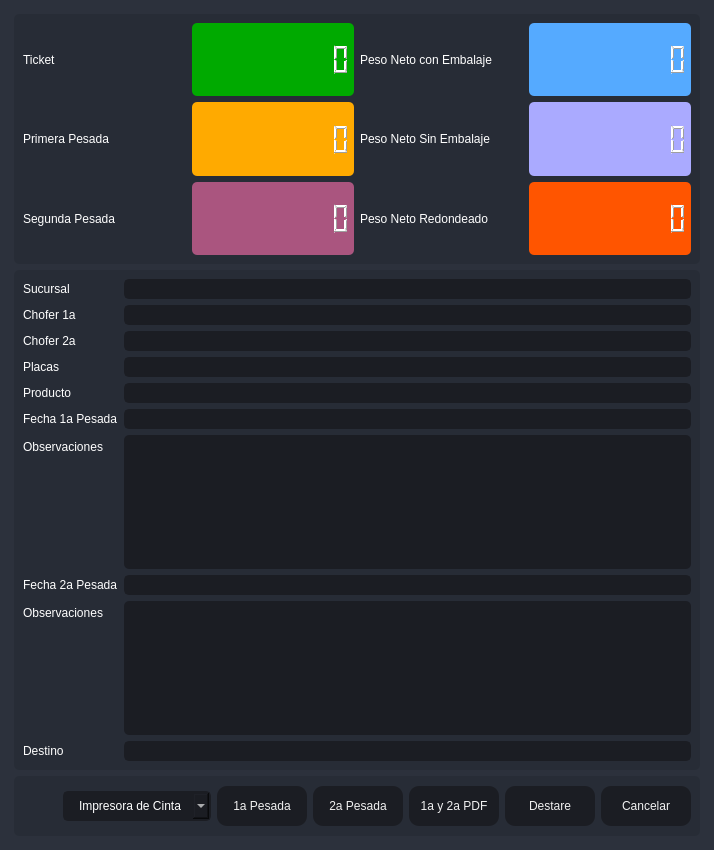
       <widget class="QFrame" name="frame_center">
        <property name="sizePolicy">
         <sizepolicy hsizetype="Expanding" vsizetype="Expanding">
          <horstretch>0</horstretch>
          <verstretch>0</verstretch>
         </sizepolicy>
        </property>
        <property name="styleSheet">
         <string notr="true">background-color: rgb(40, 44, 52);</string>
        </property>
        <property name="frameShape">
         <enum>QFrame::NoFrame</enum>
        </property>
        <property name="frameShadow">
         <enum>QFrame::Raised</enum>
        </property>
        <layout class="QHBoxLayout" name="horizontalLayout_2">
         <property name="spacing">
          <number>0</number>
         </property>
         <property name="leftMargin">
          <number>0</number>
         </property>
         <property name="topMargin">
          <number>0</number>
         </property>
         <property name="rightMargin">
          <number>0</number>
         </property>
         <property name="bottomMargin">
          <number>0</number>
         </property>
         <item>
          <widget class="QFrame" name="frame_content_right">
           <property name="styleSheet">
            <string notr="true">background-color: rgb(44, 49, 60);</string>
           </property>
           <property name="frameShape">
            <enum>QFrame::NoFrame</enum>
           </property>
           <property name="frameShadow">
            <enum>QFrame::Raised</enum>
           </property>
           <layout class="QVBoxLayout" name="verticalLayout_4">
            <property name="spacing">
             <number>0</number>
            </property>
            <property name="leftMargin">
             <number>0</number>
            </property>
            <property name="topMargin">
             <number>0</number>
            </property>
            <property name="rightMargin">
             <number>0</number>
            </property>
            <property name="bottomMargin">
             <number>0</number>
            </property>
            <item>
             <widget class="QFrame" name="frame_content">
              <property name="frameShape">
               <enum>QFrame::NoFrame</enum>
              </property>
              <property name="frameShadow">
               <enum>QFrame::Raised</enum>
              </property>
              <layout class="QVBoxLayout" name="verticalLayout_9">
               <property name="spacing">
                <number>0</number>
               </property>
               <property name="leftMargin">
                <number>5</number>
               </property>
               <property name="topMargin">
                <number>5</number>
               </property>
               <property name="rightMargin">
                <number>5</number>
               </property>
               <property name="bottomMargin">
                <number>5</number>
               </property>
               <item>
                <widget class="QStackedWidget" name="stackedWidget">
                 <property name="styleSheet">
                  <string notr="true">background: transparent;</string>
                 </property>
                 <property name="currentIndex">
                  <number>0</number>
                 </property>
                 <widget class="QWidget" name="page_home">
                  <layout class="QVBoxLayout" name="verticalLayout_10">
                   <item>
                    <widget class="QFrame" name="frame">
                     <property name="minimumSize">
                      <size>
                       <width>0</width>
                       <height>250</height>
                      </size>
                     </property>
                     <property name="maximumSize">
                      <size>
                       <width>16777215</width>
                       <height>250</height>
                      </size>
                     </property>
                     <property name="styleSheet">
                      <string notr="true">background-color: rgb(39, 44, 54);
border-radius: 5px;</string>
                     </property>
                     <property name="frameShape">
                      <enum>QFrame::StyledPanel</enum>
                     </property>
                     <property name="frameShadow">
                      <enum>QFrame::Raised</enum>
                     </property>
                     <layout class="QHBoxLayout" name="horizontalLayout_6">
                      <item>
                       <layout class="QGridLayout" name="gridLayout_2">
                        <item row="1" column="2">
                         <widget class="QLabel" name="label_5">
                          <property name="styleSheet">
                           <string notr="true">color: rgb(255, 255, 255);
font: 75 12pt &quot;MS Shell Dlg 2&quot;;</string>
                          </property>
                          <property name="text">
                           <string>Peso Neto Sin Embalaje</string>
                          </property>
                         </widget>
                        </item>
                        <item row="1" column="1">
                         <widget class="QLCDNumber" name="lcdNumber_3">
                          <property name="styleSheet">
                           <string notr="true">color: rgb(255, 255, 255);
background-color: rgb(255, 170, 0);</string>
                          </property>
                          <property name="digitCount">
                           <number>10</number>
                          </property>
                         </widget>
                        </item>
                        <item row="1" column="3">
                         <widget class="QLCDNumber" name="lcdNumber_4">
                          <property name="styleSheet">
                           <string notr="true">color: rgb(255, 255, 255);
background-color: rgb(170, 170, 255);</string>
                          </property>
                          <property name="digitCount">
                           <number>10</number>
                          </property>
                         </widget>
                        </item>
                        <item row="0" column="3">
                         <widget class="QLCDNumber" name="lcdNumber_1">
                          <property name="styleSheet">
                           <string notr="true">color: rgb(255, 255, 255);
background-color: rgb(85, 170, 255);</string>
                          </property>
                          <property name="digitCount">
                           <number>10</number>
                          </property>
                         </widget>
                        </item>
                        <item row="2" column="3">
                         <widget class="QLCDNumber" name="lcdNumber_6">
                          <property name="styleSheet">
                           <string notr="true">color: rgb(255, 255, 255);
background-color: rgb(255, 85, 0);</string>
                          </property>
                          <property name="digitCount">
                           <number>10</number>
                          </property>
                         </widget>
                        </item>
                        <item row="0" column="0">
                         <widget class="QLabel" name="label_2">
                          <property name="styleSheet">
                           <string notr="true">color: rgb(255, 255, 255);
font: 75 12pt &quot;MS Shell Dlg 2&quot;;</string>
                          </property>
                          <property name="text">
                           <string>Ticket</string>
                          </property>
                         </widget>
                        </item>
                        <item row="1" column="0">
                         <widget class="QLabel" name="label_4">
                          <property name="styleSheet">
                           <string notr="true">color: rgb(255, 255, 255);
font: 75 12pt &quot;MS Shell Dlg 2&quot;;</string>
                          </property>
                          <property name="text">
                           <string>Primera Pesada</string>
                          </property>
                         </widget>
                        </item>
                        <item row="0" column="1">
                         <widget class="QLCDNumber" name="lcdNumber_9">
                          <property name="styleSheet">
                           <string notr="true">color: rgb(255, 255, 255);
background-color: rgb(0, 170, 0);</string>
                          </property>
                          <property name="digitCount">
                           <number>10</number>
                          </property>
                         </widget>
                        </item>
                        <item row="2" column="0">
                         <widget class="QLabel" name="label_6">
                          <property name="styleSheet">
                           <string notr="true">color: rgb(255, 255, 255);
font: 75 12pt &quot;MS Shell Dlg 2&quot;;</string>
                          </property>
                          <property name="text">
                           <string>Segunda Pesada</string>
                          </property>
                         </widget>
                        </item>
                        <item row="0" column="2">
                         <widget class="QLabel" name="label_3">
                          <property name="styleSheet">
                           <string notr="true">color: rgb(255, 255, 255);
font: 75 12pt &quot;MS Shell Dlg 2&quot;;</string>
                          </property>
                          <property name="text">
                           <string>Peso Neto con Embalaje</string>
                          </property>
                         </widget>
                        </item>
                        <item row="2" column="2">
                         <widget class="QLabel" name="label_7">
                          <property name="styleSheet">
                           <string notr="true">color: rgb(255, 255, 255);
font: 75 12pt &quot;MS Shell Dlg 2&quot;;</string>
                          </property>
                          <property name="text">
                           <string>Peso Neto Redondeado</string>
                          </property>
                         </widget>
                        </item>
                        <item row="2" column="1">
                         <widget class="QLCDNumber" name="lcdNumber_7">
                          <property name="styleSheet">
                           <string notr="true">color: rgb(255, 255, 255);
background-color: rgb(170, 85, 127);</string>
                          </property>
                          <property name="digitCount">
                           <number>10</number>
                          </property>
                         </widget>
                        </item>
                       </layout>
                      </item>
                     </layout>
                    </widget>
                   </item>
                   <item>
                    <widget class="QFrame" name="frame_3">
                     <property name="minimumSize">
                      <size>
                       <width>0</width>
                       <height>160</height>
                      </size>
                     </property>
                     <property name="maximumSize">
                      <size>
                       <width>16777215</width>
                       <height>500</height>
                      </size>
                     </property>
                     <property name="styleSheet">
                      <string notr="true">background-color: rgb(39, 44, 54);
border-radius: 5px;</string>
                     </property>
                     <property name="frameShape">
                      <enum>QFrame::StyledPanel</enum>
                     </property>
                     <property name="frameShadow">
                      <enum>QFrame::Raised</enum>
                     </property>
                     <layout class="QVBoxLayout" name="verticalLayout_5">
                      <item>
                       <layout class="QFormLayout" name="formLayout">
                        <item row="0" column="0">
                         <widget class="QLabel" name="label_8">
                          <property name="styleSheet">
                           <string notr="true">color: rgb(255, 255, 255);
font: 75 12pt &quot;MS Shell Dlg 2&quot;;</string>
                          </property>
                          <property name="text">
                           <string>Sucursal</string>
                          </property>
                         </widget>
                        </item>
                        <item row="0" column="1">
                         <widget class="QLineEdit" name="Sucursal">
                          <property name="styleSheet">
                           <string notr="true">QLineEdit {
	background-color: rgb(27, 29, 35);
	border-radius: 5px;
	border: 2px solid rgb(27, 29, 35);
	padding-left: 10px;
	font: 75 12pt &quot;MS Shell Dlg 2&quot;;
	color: rgb(255, 255, 255);
}
QLineEdit:hover {
	border: 2px solid rgb(64, 71, 88);
}
QLineEdit:focus {
	border: 2px solid rgb(91, 101, 124);
}</string>
                          </property>
                          <property name="readOnly">
                           <bool>true</bool>
                          </property>
                         </widget>
                        </item>
                        <item row="1" column="0">
                         <widget class="QLabel" name="label_9">
                          <property name="styleSheet">
                           <string notr="true">color: rgb(255, 255, 255);
font: 75 12pt &quot;MS Shell Dlg 2&quot;;</string>
                          </property>
                          <property name="text">
                           <string>Chofer 1a</string>
                          </property>
                         </widget>
                        </item>
                        <item row="1" column="1">
                         <widget class="QLineEdit" name="Operador">
                          <property name="styleSheet">
                           <string notr="true">QLineEdit {
	background-color: rgb(27, 29, 35);
	border-radius: 5px;
	border: 2px solid rgb(27, 29, 35);
	padding-left: 10px;
	font: 75 12pt &quot;MS Shell Dlg 2&quot;;
	color: rgb(255, 255, 255);
}
QLineEdit:hover {
	border: 2px solid rgb(64, 71, 88);
}
QLineEdit:focus {
	border: 2px solid rgb(91, 101, 124);
}</string>
                          </property>
                          <property name="readOnly">
                           <bool>true</bool>
                          </property>
                         </widget>
                        </item>
                        <item row="3" column="0">
                         <widget class="QLabel" name="label_10">
                          <property name="styleSheet">
                           <string notr="true">color: rgb(255, 255, 255);
font: 75 12pt &quot;MS Shell Dlg 2&quot;;</string>
                          </property>
                          <property name="text">
                           <string>Placas</string>
                          </property>
                         </widget>
                        </item>
                        <item row="3" column="1">
                         <widget class="QLineEdit" name="Placas">
                          <property name="styleSheet">
                           <string notr="true">QLineEdit {
	background-color: rgb(27, 29, 35);
	border-radius: 5px;
	border: 2px solid rgb(27, 29, 35);
	padding-left: 10px;
	font: 75 12pt &quot;MS Shell Dlg 2&quot;;
	color: rgb(255, 255, 255);
}
QLineEdit:hover {
	border: 2px solid rgb(64, 71, 88);
}
QLineEdit:focus {
	border: 2px solid rgb(91, 101, 124);
}</string>
                          </property>
                          <property name="readOnly">
                           <bool>true</bool>
                          </property>
                         </widget>
                        </item>
                        <item row="4" column="0">
                         <widget class="QLabel" name="label_11">
                          <property name="styleSheet">
                           <string notr="true">color: rgb(255, 255, 255);
font: 75 12pt &quot;MS Shell Dlg 2&quot;;</string>
                          </property>
                          <property name="text">
                           <string>Producto</string>
                          </property>
                         </widget>
                        </item>
                        <item row="4" column="1">
                         <widget class="QLineEdit" name="Producto">
                          <property name="styleSheet">
                           <string notr="true">QLineEdit {
	background-color: rgb(27, 29, 35);
	border-radius: 5px;
	border: 2px solid rgb(27, 29, 35);
	padding-left: 10px;
	font: 75 12pt &quot;MS Shell Dlg 2&quot;;
	color: rgb(255, 255, 255);
}
QLineEdit:hover {
	border: 2px solid rgb(64, 71, 88);
}
QLineEdit:focus {
	border: 2px solid rgb(91, 101, 124);
}</string>
                          </property>
                          <property name="readOnly">
                           <bool>true</bool>
                          </property>
                         </widget>
                        </item>
                        <item row="5" column="0">
                         <widget class="QLabel" name="label_12">
                          <property name="styleSheet">
                           <string notr="true">color: rgb(255, 255, 255);
font: 75 12pt &quot;MS Shell Dlg 2&quot;;</string>
                          </property>
                          <property name="text">
                           <string>Fecha 1a Pesada</string>
                          </property>
                         </widget>
                        </item>
                        <item row="5" column="1">
                         <widget class="QLineEdit" name="EFecha">
                          <property name="styleSheet">
                           <string notr="true">QLineEdit {
	background-color: rgb(27, 29, 35);
	border-radius: 5px;
	border: 2px solid rgb(27, 29, 35);
	padding-left: 10px;
	font: 75 12pt &quot;MS Shell Dlg 2&quot;;
	color: rgb(255, 255, 255);
}
QLineEdit:hover {
	border: 2px solid rgb(64, 71, 88);
}
QLineEdit:focus {
	border: 2px solid rgb(91, 101, 124);
}</string>
                          </property>
                          <property name="readOnly">
                           <bool>true</bool>
                          </property>
                         </widget>
                        </item>
                        <item row="6" column="0">
                         <widget class="QLabel" name="label_13">
                          <property name="styleSheet">
                           <string notr="true">color: rgb(255, 255, 255);
font: 75 12pt &quot;MS Shell Dlg 2&quot;;</string>
                          </property>
                          <property name="text">
                           <string>Observaciones</string>
                          </property>
                         </widget>
                        </item>
                        <item row="6" column="1">
                         <widget class="QPlainTextEdit" name="ObservacionesCompra">
                          <property name="styleSheet">
                           <string notr="true">QPlainTextEdit {
	background-color: rgb(27, 29, 35);
	border-radius: 5px;
	padding: 10px;
    color: rgb(255, 255, 255);
	font: 75 12pt &quot;MS Shell Dlg 2&quot;;
}
QPlainTextEdit:hover {
	border: 2px solid rgb(64, 71, 88);
}
QPlainTextEdit:focus {
	border: 2px solid rgb(91, 101, 124);
}</string>
                          </property>
                          <property name="readOnly">
                           <bool>true</bool>
                          </property>
                         </widget>
                        </item>
                        <item row="7" column="0">
                         <widget class="QLabel" name="label_14">
                          <property name="styleSheet">
                           <string notr="true">color: rgb(255, 255, 255);
font: 75 12pt &quot;MS Shell Dlg 2&quot;;</string>
                          </property>
                          <property name="text">
                           <string>Fecha 2a Pesada</string>
                          </property>
                         </widget>
                        </item>
                        <item row="7" column="1">
                         <widget class="QLineEdit" name="SFecha">
                          <property name="styleSheet">
                           <string notr="true">QLineEdit {
	background-color: rgb(27, 29, 35);
	border-radius: 5px;
	border: 2px solid rgb(27, 29, 35);
	padding-left: 10px;
	font: 75 12pt &quot;MS Shell Dlg 2&quot;;
	color: rgb(255, 255, 255);
}
QLineEdit:hover {
	border: 2px solid rgb(64, 71, 88);
}
QLineEdit:focus {
	border: 2px solid rgb(91, 101, 124);
}</string>
                          </property>
                          <property name="readOnly">
                           <bool>true</bool>
                          </property>
                         </widget>
                        </item>
                        <item row="8" column="0">
                         <widget class="QLabel" name="label_15">
                          <property name="styleSheet">
                           <string notr="true">color: rgb(255, 255, 255);
font: 75 12pt &quot;MS Shell Dlg 2&quot;;</string>
                          </property>
                          <property name="text">
                           <string>Observaciones</string>
                          </property>
                         </widget>
                        </item>
                        <item row="8" column="1">
                         <widget class="QPlainTextEdit" name="ObservacionesCompra2">
                          <property name="styleSheet">
                           <string notr="true">QPlainTextEdit {
	background-color: rgb(27, 29, 35);
	border-radius: 5px;
	padding: 10px;
    color: rgb(255, 255, 255);
	font: 75 12pt &quot;MS Shell Dlg 2&quot;;
}
QPlainTextEdit:hover {
	border: 2px solid rgb(64, 71, 88);
}
QPlainTextEdit:focus {
	border: 2px solid rgb(91, 101, 124);
}</string>
                          </property>
                          <property name="lineWrapMode">
                           <enum>QPlainTextEdit::WidgetWidth</enum>
                          </property>
                          <property name="readOnly">
                           <bool>true</bool>
                          </property>
                         </widget>
                        </item>
                        <item row="9" column="0">
                         <widget class="QLabel" name="label_16">
                          <property name="styleSheet">
                           <string notr="true">color: rgb(255, 255, 255);
font: 75 12pt &quot;MS Shell Dlg 2&quot;;</string>
                          </property>
                          <property name="text">
                           <string>Destino</string>
                          </property>
                         </widget>
                        </item>
                        <item row="9" column="1">
                         <widget class="QLineEdit" name="Destino">
                          <property name="styleSheet">
                           <string notr="true">QLineEdit {
	background-color: rgb(27, 29, 35);
	border-radius: 5px;
	border: 2px solid rgb(27, 29, 35);
	padding-left: 10px;
	font: 75 12pt &quot;MS Shell Dlg 2&quot;;
	color: rgb(255, 255, 255);
}
QLineEdit:hover {
	border: 2px solid rgb(64, 71, 88);
}
QLineEdit:focus {
	border: 2px solid rgb(91, 101, 124);
}</string>
                          </property>
                         </widget>
                        </item>
                        <item row="2" column="0">
                         <widget class="QLabel" name="label_17">
                          <property name="styleSheet">
                           <string notr="true">color: rgb(255, 255, 255);
font: 75 12pt &quot;MS Shell Dlg 2&quot;;</string>
                          </property>
                          <property name="text">
                           <string>Chofer 2a</string>
                          </property>
                         </widget>
                        </item>
                        <item row="2" column="1">
                         <widget class="QLineEdit" name="Operador2a">
                          <property name="styleSheet">
                           <string notr="true">QLineEdit {
	background-color: rgb(27, 29, 35);
	border-radius: 5px;
	border: 2px solid rgb(27, 29, 35);
	padding-left: 10px;
	font: 75 12pt &quot;MS Shell Dlg 2&quot;;
	color: rgb(255, 255, 255);
}
QLineEdit:hover {
	border: 2px solid rgb(64, 71, 88);
}
QLineEdit:focus {
	border: 2px solid rgb(91, 101, 124);
}</string>
                          </property>
                          <property name="readOnly">
                           <bool>true</bool>
                          </property>
                         </widget>
                        </item>
                       </layout>
                      </item>
                     </layout>
                    </widget>
                   </item>
                   <item>
                    <widget class="QFrame" name="frame_2">
                     <property name="minimumSize">
                      <size>
                       <width>0</width>
                       <height>60</height>
                      </size>
                     </property>
                     <property name="maximumSize">
                      <size>
                       <width>16777215</width>
                       <height>60</height>
                      </size>
                     </property>
                     <property name="styleSheet">
                      <string notr="true">background-color: rgb(39, 44, 54);
border-radius: 5px;</string>
                     </property>
                     <property name="frameShape">
                      <enum>QFrame::StyledPanel</enum>
                     </property>
                     <property name="frameShadow">
                      <enum>QFrame::Raised</enum>
                     </property>
                     <layout class="QHBoxLayout" name="horizontalLayout_9">
                      <item>
                       <layout class="QGridLayout" name="gridLayout">
                        <item row="0" column="6">
                         <widget class="QPushButton" name="btnr">
                          <property name="minimumSize">
                           <size>
                            <width>90</width>
                            <height>40</height>
                           </size>
                          </property>
                          <property name="styleSheet">
                           <string notr="true">QPushButton {
	border-color: rgb(27, 29, 35);
	font: 75 10pt &quot;MS Shell Dlg 2&quot;;
	color: rgb(240, 240, 240);
	background-color: rgb(27, 29, 35);
	border: 0px solid;
	border-radius: 10px;	
}
QPushButton:hover {
	background-color:rgb(44, 49, 60);
	border-color: rgb(27, 29, 35);
	border: 2px solid;
}</string>
                          </property>
                          <property name="text">
                           <string>Cancelar</string>
                          </property>
                         </widget>
                        </item>
                        <item row="0" column="2">
                         <widget class="QPushButton" name="btn_guardar">
                          <property name="minimumSize">
                           <size>
                            <width>90</width>
                            <height>40</height>
                           </size>
                          </property>
                          <property name="styleSheet">
                           <string notr="true">QPushButton {
	border-color: rgb(27, 29, 35);
	font: 75 10pt &quot;MS Shell Dlg 2&quot;;
	color: rgb(240, 240, 240);
	background-color: rgb(27, 29, 35);
	border: 0px solid;
	border-radius: 10px;	
}
QPushButton:hover {
	background-color:rgb(44, 49, 60);
	border-color: rgb(27, 29, 35);
	border: 2px solid;
}</string>
                          </property>
                          <property name="text">
                           <string>1a Pesada</string>
                          </property>
                         </widget>
                        </item>
                        <item row="0" column="3">
                         <widget class="QPushButton" name="btn_guardar2">
                          <property name="minimumSize">
                           <size>
                            <width>90</width>
                            <height>40</height>
                           </size>
                          </property>
                          <property name="styleSheet">
                           <string notr="true">QPushButton {
	border-color: rgb(27, 29, 35);
	font: 75 10pt &quot;MS Shell Dlg 2&quot;;
	color: rgb(240, 240, 240);
	background-color: rgb(27, 29, 35);
	border: 0px solid;
	border-radius: 10px;	
}
QPushButton:hover {
	background-color:rgb(44, 49, 60);
	border-color: rgb(27, 29, 35);
	border: 2px solid;
}</string>
                          </property>
                          <property name="text">
                           <string>2a Pesada</string>
                          </property>
                         </widget>
                        </item>
                        <item row="0" column="0">
                         <spacer name="horizontalSpacer">
                          <property name="orientation">
                           <enum>Qt::Horizontal</enum>
                          </property>
                          <property name="sizeHint" stdset="0">
                           <size>
                            <width>40</width>
                            <height>20</height>
                           </size>
                          </property>
                         </spacer>
                        </item>
                        <item row="0" column="1">
                         <widget class="QComboBox" name="comboBox_impresora">
                          <property name="styleSheet">
                           <string notr="true">QComboBox{
	background-color: rgb(27, 29, 35);
	border-radius: 5px;
	border: 2px solid rgb(27, 29, 35);
	padding: 5px;
	padding-left: 14px;
	color: rgb(255, 255, 255);
    font: 75 12pt &quot;MS Shell Dlg 2&quot;;
}
QComboBox:hover{
	border: 2px solid rgb(64, 71, 88);
}
QComboBox QAbstractItemView {
	color: rgb(85, 170, 255);	
	background-color: rgb(27, 29, 35);
	padding: 10px;
	selection-background-color: rgb(39, 44, 54);
}</string>
                          </property>
                          <item>
                           <property name="text">
                            <string>Impresora de Cinta</string>
                           </property>
                          </item>
                          <item>
                           <property name="text">
                            <string>Impresora Windows</string>
                           </property>
                          </item>
                         </widget>
                        </item>
                        <item row="0" column="5">
                         <widget class="QPushButton" name="btn_guardar3">
                          <property name="minimumSize">
                           <size>
                            <width>90</width>
                            <height>40</height>
                           </size>
                          </property>
                          <property name="styleSheet">
                           <string notr="true">QPushButton {
	border-color: rgb(27, 29, 35);
	font: 75 10pt &quot;MS Shell Dlg 2&quot;;
	color: rgb(240, 240, 240);
	background-color: rgb(27, 29, 35);
	border: 0px solid;
	border-radius: 10px;	
}
QPushButton:hover {
	background-color:rgb(44, 49, 60);
	border-color: rgb(27, 29, 35);
	border: 2px solid;
}</string>
                          </property>
                          <property name="text">
                           <string>Destare</string>
                          </property>
                         </widget>
                        </item>
                        <item row="0" column="4">
                         <widget class="QPushButton" name="btn_1a2a">
                          <property name="minimumSize">
                           <size>
                            <width>90</width>
                            <height>40</height>
                           </size>
                          </property>
                          <property name="styleSheet">
                           <string notr="true">QPushButton {
	border-color: rgb(27, 29, 35);
	font: 75 10pt &quot;MS Shell Dlg 2&quot;;
	color: rgb(240, 240, 240);
	background-color: rgb(27, 29, 35);
	border: 0px solid;
	border-radius: 10px;	
}
QPushButton:hover {
	background-color:rgb(44, 49, 60);
	border-color: rgb(27, 29, 35);
	border: 2px solid;
}</string>
                          </property>
                          <property name="text">
                           <string>1a y 2a PDF</string>
                          </property>
                         </widget>
                        </item>
                       </layout>
                      </item>
                     </layout>
                    </widget>
                   </item>
                  </layout>
                 </widget>
                </widget>
               </item>
              </layout>
             </widget>
            </item>
           </layout>
          </widget>
         </item>
        </layout>
       </widget>
